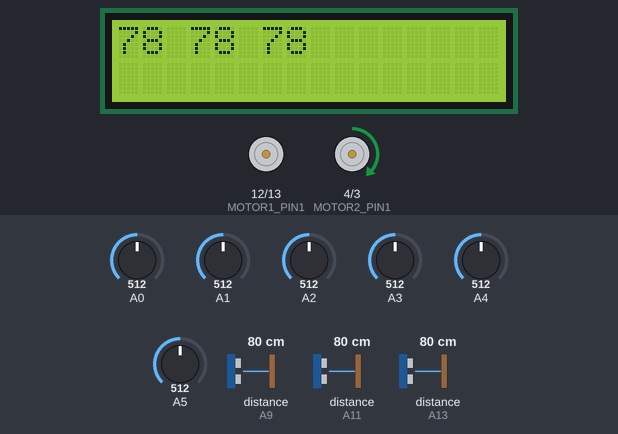
This sketch was run on a simulated Arduino Mega 2560, built with avr-gcc and run on an emulated ATmega2560. On the bench: 16×2 character LCD, motor-driver pin pairs drawn as motors (green arrow = first pin HIGH = forward, orange = second pin HIGH = backward, longer = more drive, scaled by the enable pin). Wiring (inferred from the names in the program): 3 × ultrasonic range finder: trigger A8, echo A9 / trigger A10, echo A11 / trigger A12, echo A13. The inputs (shaded band) are chosen by the test bench; at power-on: distance to the obstacle (sensors on A9, A11, A13) 80 cm, A5 = 512, A0 = 512, A1 = 512, A2 = 512, A3 = 512, A4 = 512. The echo pulse lasts 58.3 µs per cm; what the sketch prints to the serial monitor is not drawn.

Above: at 12.7 s.
12.8 s: distance to the obstacle (sensor on A9) set to 14 cm
At 14.0 s:
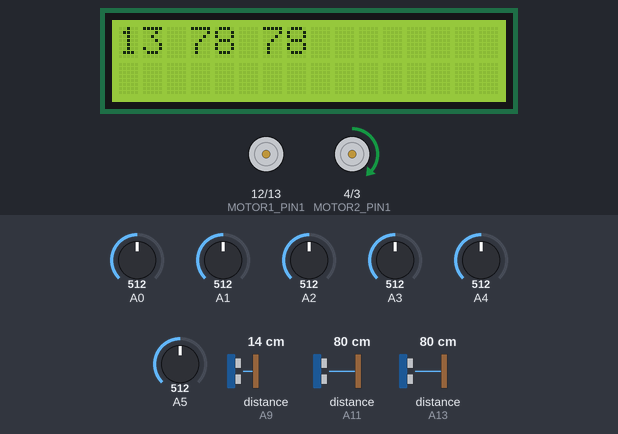
14.3 s: distance to the obstacle (sensor on A9) set to 10 cm
At 14.5 s:
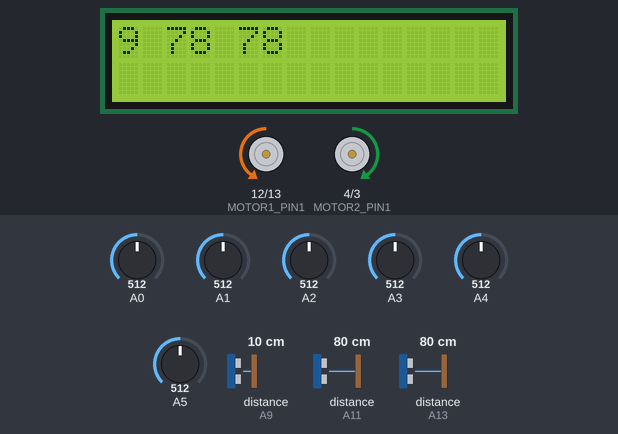
16.7 s: A5 set to 992
18.3 s: distance to the obstacle (sensor on A11) set to 2 cm
At 19.4 s:
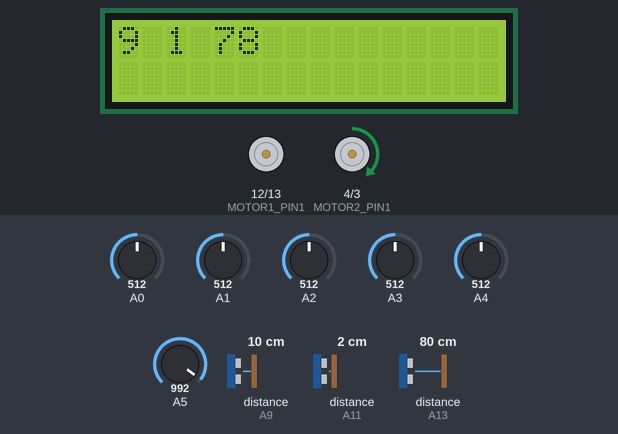
20.0 s: distance to the obstacle (sensor on A13) set to 2 cm
At 21.2 s:
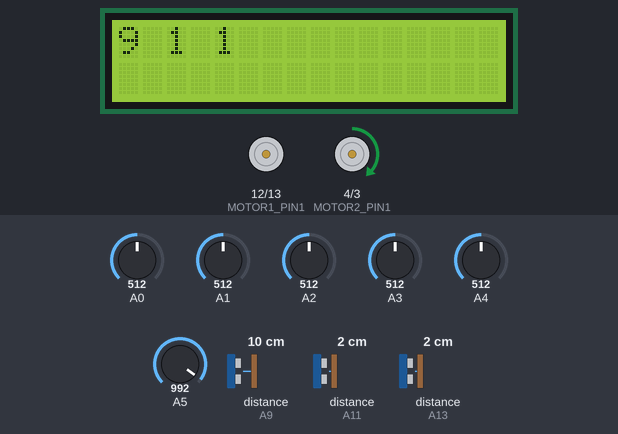
21.5 s: distance to the obstacle (sensor on A13) set to 250 cm
At 23.0 s:
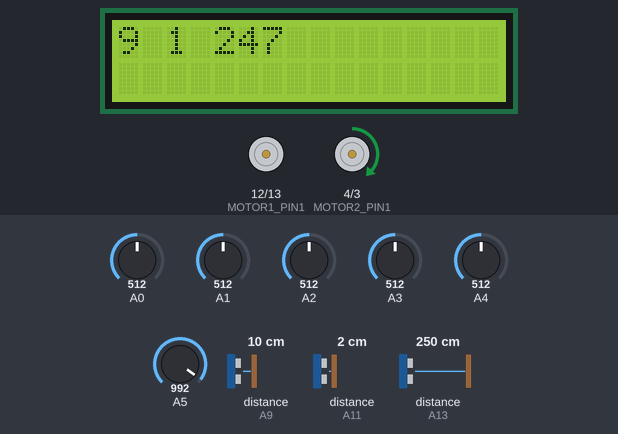
Timing chart, 0 to 24.5 s (numbered marks = the images above; inputs shaded):
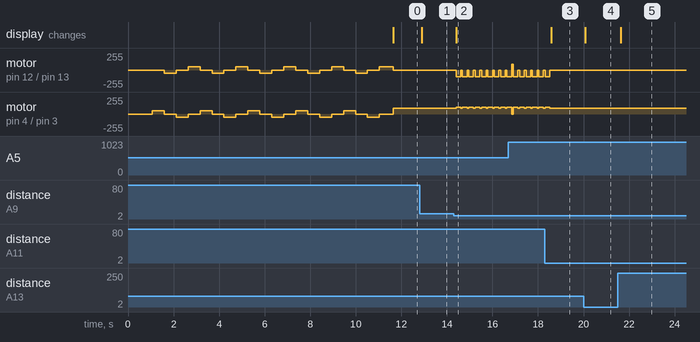

The sketch:

sonar___lfr.ino
```cpp
#include <LiquidCrystal.h>
#include <QTRSensors.h>

    #define NUM_SENSORS             6  // number of sensors used
    #define NUM_SAMPLES_PER_SENSOR  4  // average 4 analog samples per sensor reading
    #define EMITTER_PIN             2  // emitter is controlled by digital pin 2
    #define Kp 10
    #define Ki 0.0001
    #define Kd 20
    const int rs = 14, en = 15, d4 = 16, d5 = 17, d6 = 18, d7 = 19;
LiquidCrystal lcd(rs, en, d4, d5, d6, d7);
#define trigPinLEFT A8
#define echoPinLEFT A9
#define trigPinFRONT A10
#define echoPinFRONT A11
#define trigPinRIGHT A12
#define echoPinRIGHT A13

long duration, distance, RightSensor,BackSensor,FrontSensor,LeftSensor;

    int speedLeft=100;
    int speedRight=100;


    // sensors 0 through 7 are connected to analog inputs 0 through 7, respectively
    QTRSensorsAnalog qtra((unsigned char[]) {A0, A1, A2, A3, A4, A5},
      NUM_SENSORS, NUM_SAMPLES_PER_SENSOR, EMITTER_PIN);
    unsigned int sensorValues[NUM_SENSORS];


    int MOTOR1_PIN1 = 12;

    int MOTOR1_PIN2 = 13;

    int MOTOR1_PWM = 11;

    int MOTOR2_PIN1 = 4;

    int MOTOR2_PIN2 = 3;

    int MOTOR2_PWM = 5;

    unsigned int last_proportional = 0;
    long integral = 0;


    void setup() {
      pinMode(trigPinLEFT, OUTPUT);
pinMode(echoPinLEFT, INPUT);
pinMode(trigPinFRONT, OUTPUT);
pinMode(echoPinFRONT, INPUT);
pinMode(trigPinRIGHT, OUTPUT);
pinMode(echoPinRIGHT, INPUT);


lcd.begin(16,2);

lcd.setCursor(0,0);


      pinMode(MOTOR1_PIN1, OUTPUT);

      pinMode(MOTOR1_PIN2, OUTPUT);

      pinMode(MOTOR1_PWM, OUTPUT);

      pinMode(MOTOR2_PIN1, OUTPUT);

      pinMode(MOTOR2_PIN2, OUTPUT);

      pinMode(MOTOR2_PWM, OUTPUT);

      int i, c=1, d = 1;
      pinMode(13, OUTPUT);

    digitalWrite(13, HIGH);    // turn on LED to indicate we are in calibration mode
    delay(1000);
      for (i = 0; i < 20; i++)  // make the calibration take about 10 seconds
      {
        if ( i %2 == 0) // turn to the left and right to expose the sensors to the brightest and darkest readings that may be encountered
        {
          turn_right(c);
          c *= -1;
        }
        else
        {
          turn_left(d);
          d *= -1;
        }
        qtra.calibrate();       // reads all sensors 10 times at 2.5 ms per six sensors (i.e. ~25 ms per call)
      }
      digitalWrite(13, LOW);     // turn off LED to indicate we are through with calibration


    }


    void loop() {
      LeftSensor = SonarSensor(trigPinLEFT, echoPinLEFT);
FrontSensor =SonarSensor(trigPinFRONT, echoPinFRONT);
RightSensor = SonarSensor(trigPinRIGHT, echoPinRIGHT);
lcd.begin(16,2);
lcd.setCursor(0,0);
lcd.print(LeftSensor);
lcd.print(' ');
lcd.print(FrontSensor);
lcd.print(' ');
lcd.print(RightSensor);
lcd.print(' ');
lcd.println();


if(FrontSensor>40 &&LeftSensor>10 && RightSensor>10)
{
  go();}
  else if(FrontSensor<40 && LeftSensor <40 && RightSensor>40)
  { right(); }
   else if(FrontSensor<40 && LeftSensor >40 && RightSensor<40)
  {left();}
  else if(FrontSensor<40 && LeftSensor >40 && RightSensor>40)
  {right();}
  else if (FrontSensor>40  &&(LeftSensor <20 || RightSensor<20))
  {
    right360();
    delay(200);
    }

  else
  {
    stop1();}


    unsigned int position = qtra.readLine(sensorValues);

    // The "proportional" term should be 0 when we are on the line.
    int proportional = ((int)position) - 3500;
    Serial.begin(9600);
    Serial.print(position);
    Serial.print('-');
    Serial.println();
    // Compute the derivative (change) and integral (sum) of the
    // position.
    int derivative = proportional - last_proportional;
    integral += proportional;

    // Remember the last position.
    last_proportional = proportional;

    int power_difference = proportional*Kp + integral*Ki + derivative*Kd;

    // Compute the actual motor settings.  We never set either motor
    // to a negative value.
    const int max = 85;
    if(power_difference > max)
        power_difference = max;
    if(power_difference < -max)
        power_difference = -max;

    if(power_difference < 0)
      go(max+power_difference, max);
    else
        go(max, max-power_difference);


    }


    void go(int speedLeft, int speedRight) {

      if (speedLeft > 0) {

        digitalWrite(MOTOR1_PIN1, HIGH);
        digitalWrite(MOTOR1_PIN2, LOW);
        analogWrite(MOTOR1_PWM, speedLeft);

      }

      else {

        digitalWrite(MOTOR1_PIN1, LOW);
        digitalWrite(MOTOR1_PIN2, HIGH);
        analogWrite(MOTOR1_PWM, speedLeft);;
      }


      if (speedRight > 0) {

        digitalWrite(MOTOR2_PIN1, HIGH);
        digitalWrite(MOTOR2_PIN2, LOW);
        analogWrite(MOTOR2_PWM, speedRight);;

      }

      else {

        digitalWrite(MOTOR2_PIN1, LOW);
        digitalWrite(MOTOR2_PIN2, HIGH);
        analogWrite(MOTOR2_PWM, speedRight);;

      }

    }
    void turn_right(int c){
        if(c == 1)
        {
          digitalWrite(MOTOR2_PIN1, HIGH);
          digitalWrite(MOTOR2_PIN2, LOW);
        }
        else {
          digitalWrite(MOTOR2_PIN1, LOW);
          digitalWrite(MOTOR2_PIN2, HIGH);
        }
        analogWrite(MOTOR2_PWM, 50);
        digitalWrite(MOTOR1_PIN1, HIGH);
        digitalWrite(MOTOR1_PIN2, LOW);
        analogWrite(MOTOR1_PWM, 0);
        delay(500);
    }

    void turn_left(int c){
        if(c == -1)
        {
          digitalWrite(MOTOR1_PIN1, HIGH);
          digitalWrite(MOTOR1_PIN2, LOW);
        }
        else {
          digitalWrite(MOTOR1_PIN1, LOW);
          digitalWrite(MOTOR1_PIN2, HIGH);
        }
        analogWrite(MOTOR1_PWM, 50);
        digitalWrite(MOTOR2_PIN1, HIGH);
        digitalWrite(MOTOR2_PIN2, LOW);
        analogWrite(MOTOR2_PWM, 0);
        delay(500);
    }


int SonarSensor(int trigPin,int echoPin)
{ distance=0;
digitalWrite(trigPin, LOW);
delayMicroseconds(2);
digitalWrite(trigPin, HIGH);
delayMicroseconds(10);
digitalWrite(trigPin, LOW);
duration = pulseIn(echoPin, HIGH);
distance = duration*0.034/2;
return distance;


}
void go() {


        digitalWrite(MOTOR1_PIN1, HIGH);
        digitalWrite(MOTOR1_PIN2, LOW);
        analogWrite(MOTOR1_PWM, speedLeft);
         digitalWrite(MOTOR2_PIN1, HIGH);
        digitalWrite(MOTOR2_PIN2, LOW);
        analogWrite(MOTOR2_PWM, speedRight);


      }

void right() {


        digitalWrite(MOTOR1_PIN1, HIGH);
        digitalWrite(MOTOR1_PIN2, LOW);
        analogWrite(MOTOR1_PWM, speedLeft);
         digitalWrite(MOTOR2_PIN1, LOW);
        digitalWrite(MOTOR2_PIN2, LOW);
        analogWrite(MOTOR2_PWM, speedRight);


      }

void left() {


        digitalWrite(MOTOR1_PIN1, LOW);
        digitalWrite(MOTOR1_PIN2, LOW);
        analogWrite(MOTOR1_PWM, speedLeft);
         digitalWrite(MOTOR2_PIN1, HIGH);
        digitalWrite(MOTOR2_PIN2, LOW);
        analogWrite(MOTOR2_PWM, speedRight);


      }
void stop1()
{


        digitalWrite(MOTOR1_PIN1, LOW);
        digitalWrite(MOTOR1_PIN2, LOW);
        analogWrite(MOTOR1_PWM, speedLeft);
         digitalWrite(MOTOR2_PIN1, LOW);
        digitalWrite(MOTOR2_PIN2, LOW);
        analogWrite(MOTOR2_PWM, speedRight);


  }
  void right360()
  {

     digitalWrite(MOTOR1_PIN1, LOW);
        digitalWrite(MOTOR1_PIN2, HIGH);
        analogWrite(MOTOR1_PWM, speedLeft);
         digitalWrite(MOTOR2_PIN1, HIGH);
        digitalWrite(MOTOR2_PIN2, LOW);
        analogWrite(MOTOR2_PWM, speedRight);


    }
     void rev()
  {

     digitalWrite(MOTOR1_PIN1, LOW);
        digitalWrite(MOTOR1_PIN2, HIGH);
        analogWrite(MOTOR1_PWM, speedLeft);
         digitalWrite(MOTOR2_PIN1, LOW);
        digitalWrite(MOTOR2_PIN2, HIGH);
        analogWrite(MOTOR2_PWM, speedRight);


    }
```

Measured:
- the behaviour switches between 12 and 11 cm on distance to the obstacle (sensor on A9) (found by bisection; images 1 and 2)
- after the input at 12.8 s, the display: changes after 0.10 s (image 1)
- after the input at 14.3 s, motor on pin 12 (MOTOR1_PIN1) / pin 13 (MOTOR1_PIN2): alternates backward 100/255 for 0.20 s and stopped for 0.08 s, starting after 0.10 s; motor on pin 4 (MOTOR2_PIN1) / pin 3 (MOTOR2_PIN2): alternates forward 100/255 for 0.20 s and forward 85/255 for 0.08 s, starting after 0.10 s; the display: changes after 0.10 s (image 2)
- after the input at 18.3 s, motor on pin 12 (MOTOR1_PIN1) / pin 13 (MOTOR1_PIN2): goes on until 18.5 s, then stays stopped; motor on pin 4 (MOTOR2_PIN1) / pin 3 (MOTOR2_PIN2): goes on until 18.5 s, then stays forward 85/255; the display: changes after 0.29 s (image 3)
- after the input at 20.0 s, the display: changes after 0.08 s (image 4)
- after the input at 21.5 s, the display: changes after 0.13 s (image 5)
- by itself, motor on pin 4 (MOTOR2_PIN1) / pin 3 (MOTOR2_PIN2): repeats every 2.1 s: stopped 0.53 s, backward 50/255 0.53 s, stopped 0.53 s, forward 50/255 0.53 s
- by itself, motor on pin 12 (MOTOR1_PIN1) / pin 13 (MOTOR1_PIN2): repeats every 2.1 s: stopped 0.53 s, forward 50/255 0.53 s, stopped 0.53 s, backward 50/255 0.53 s
